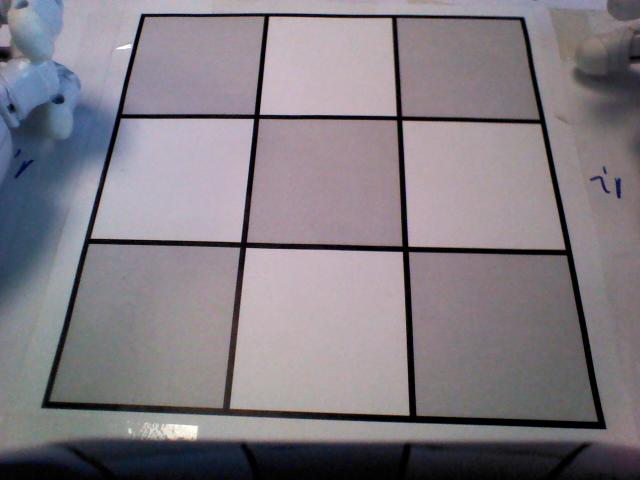
#> input picture unit_tests/snapshot_sm_1.jpg, 640 x 480 px, found by its file name; its folder holds only this picture in this run
$ python cut_board.py   (Python 2 division)   (older library calls are emulated)
#> lines starting #> are read from the running program, lines starting #| are printed output that depends on the picture; after the words box and inside, x2 and y2 are one past the last pixel; in counts of white or black regions, pixels touching at a corner belong together
#> further down, im is the input picture: shape (480, 640, 3); mean B, G, R 130.5, 123.3, 129.4
### nao_vision.py
import cv2 as cv
import numpy as np
import time
import os

'''
Open tasks:
- analyze the biggest blob

Embedded simplifications:
- image segments the analysis is performed on are hard-coded, it should be replaced with dymamic values returned from the board analysis
'''

class NaoVision:

    img_camera = None
    img_lines = None
    img_rectified = None
    img_current_state = None

    def __init__(self, sizes, logging):
        self.logger = logging
        self.logger.debug("Computer vision initialized with the following camera size: %s",str(sizes))


    def find_board(self, img):
        '''
        Function that analyzes camera input and searches for the board.
        returns ... True / False depending on the result
        '''

        # Pre-process the image for blob identification
        im_transformed = self.image_preprocessing(img)
        self.logger.debug("Image has been pre-processed for further analysis.")

        # Find the biggest blob
        biggest_blob, biggest_blob_size = self.find_biggest_blob(im_transformed)
        if( biggest_blob_size >= 140000 ):
            self.logger.debug("A sufficiently large blob has been identified. Image will now be cleaned.")

            # Remove anything outside the biggest blob
            im_cleaned = self.clean_image(im_transformed, biggest_blob)
            self.logger.debug("The image has been cleaned. Next line detection analysis will be performed.")

            # Determine if the biggest blob is indeed the 3x3 matrix we need
            lines, im_lines = self.find_lines(im_cleaned, 200)

            # Check if the lines consitute a matrix
            if self.check_matrix(lines, im_lines):
                self.logger.debug('Game board detected.')
                return True, im_cleaned, biggest_blob_size

            return False, im_lines, biggest_blob_size

        self.logger.debug("No board identified. The biggest blog size found: %s",str(biggest_blob_size))
        return False, img, biggest_blob_size


    def fix_board_position(self, img):
        '''
        Takes current board position and freezes it in memory.
        '''
        # Retrieve ordered horizontal and vertical lines
        lines, im_lines = self.find_lines(img, 200)
        h_lines, v_lines = self.split_lines(lines)

        # Order lines and pick to find the outer edges
        h_lines_ordered = self.order_lines(h_lines, True)
        v_lines_ordered = self.order_lines(v_lines, False)

        self.lines = [h_lines_ordered, v_lines_ordered]

        # Store image corners in memory
        tl, tr, bl, br = self.find_corners(h_lines_ordered, v_lines_ordered)
        self.corners = np.array([ tl, tr, br, bl ], dtype = "float32")

        # Store image segments dimensions in memory
        self.dimensions = self.find_all_segments(h_lines_ordered, v_lines_ordered)

        # Calculate the pixel dimensions of the identified board
        width_bottom = np.sqrt(((br[0] - bl[0]) ** 2) + ((br[1] - bl[1]) ** 2))
        width_up = np.sqrt(((tr[0] - tl[0]) ** 2) + ((tr[1] - tl[1]) ** 2))
        height_right = np.sqrt(((tr[0] - br[0]) ** 2) + ((tr[1] - br[1]) ** 2))
        height_left = np.sqrt(((tl[0] - bl[0]) ** 2) + ((tl[1] - bl[1]) ** 2))

        # Take the maximum of the width and height values a the final dimensions
        self.matrix_dim = max(int(width_up), int(height_right), int(width_bottom), int(height_left)) - 1

        # Construct destination points for correct image
        self.matrix_destination = np.array([ [0, 0], [self.matrix_dim, 0], [self.matrix_dim, self.matrix_dim], [0, self.matrix_dim] ], dtype = "float32")

        self.logger.debug("The image coordinates have been fixed. Do not move the board from this point forward.")
        return(im_lines)


    def get_current_state(self, img):
        '''
        Perform analysis of the requested image
        returns ... a current state of the board represented byt the standard array
                ... 0 represents and empy field
                ... +1 / -1 represents the two possible states
        '''
        color_threshold = 20
        ignore_margin_pt = 10

        # Store image with lines and intersects
        im_lines = self.image_preprocessing(img)
        im_lines = cv.cvtColor(im_lines, cv.COLOR_GRAY2RGB)

        for line in self.lines[0] + self.lines[1]:
            im_lines = self.draw_lines(line[0], im_lines)

        cv.imwrite(os.path.join("static/data", "lines.jpg"), im_lines)
        self.img_lines = cv.imencode(".jpg", im_lines)


        # Store image for dashboard
        cv.imwrite(os.path.join("static/data", "raw_image.jpg"), img)

        # Re-shape the image to correct for the perspective
        M = cv.getPerspectiveTransform(self.corners, self.matrix_destination)
        warp = cv.warpPerspective(img, M, (self.matrix_dim, self.matrix_dim))

        # Store image for dashboard
        cv.imwrite(os.path.join("static/data", "current_state_raw.jpg"), warp)

        # Setup empty arrays for the current state
        current_state = [[0,0,0],[0,0,0],[0,0,0]]
        frames = [[None, None, None],[None, None, None],[None, None, None]]

        # Configure offsets for cutting the image
        field_size = int(self.matrix_dim / 3)
        ignore_margin_size = ignore_margin_pt * field_size / 100
        field_size_reduced = field_size - 2 * ignore_margin_size
        offset_1 = ignore_margin_size
        offset_2 = ignore_margin_size + field_size_reduced
        offset_3 = field_size + ignore_margin_size
        offset_4 = 2 * field_size - ignore_margin_size
        offset_5 = 2 * field_size + ignore_margin_size
        offset_6 = 3 * field_size - ignore_margin_size

        # Cut the board and store in a temp variable
        frames[0][0] = self.cut_image(warp, [offset_1, offset_1, offset_2, offset_2])
        frames[0][1] = self.cut_image(warp, [offset_3, offset_1, offset_4, offset_2])
        frames[0][2] = self.cut_image(warp, [offset_5, offset_1, offset_6, offset_2])
        frames[1][0] = self.cut_image(warp, [offset_1, offset_3, offset_2, offset_4])
        frames[1][1] = self.cut_image(warp, [offset_3, offset_3, offset_4, offset_4])
        frames[1][2] = self.cut_image(warp, [offset_5, offset_3, offset_6, offset_4])
        frames[2][0] = self.cut_image(warp, [offset_1, offset_5, offset_2, offset_6])
        frames[2][1] = self.cut_image(warp, [offset_3, offset_5, offset_4, offset_6])
        frames[2][2] = self.cut_image(warp, [offset_5, offset_5, offset_6, offset_6])

        # Stretch the image to a perfect square
        self.logger.debug("Image frame cutting completed")

        r = 0
        for row in frames:
            c = 0
            for cell in row:
                color = self.analyze_color(cell, color_threshold)

                if color == 'red':
                    current_state[r][c] = +1
                elif color == 'blue':
                    current_state[r][c] = -1

                c = c + 1

            r = r + 1

        # Stretch the image to a perfect square
        self.logger.debug("Current camera state: " + str(current_state))

        # Return the current state
        return current_state


    ## -------------------------------------------------------------
    #    SUPPORTING FUNCTIONS
    ## -------------------------------------------------------------

    def find_all_segments(self, h_lines, v_lines):
        c = 0
        segments = []
        while c < 3:

            column = []
            r = 0
            while r < 3:
                # Select only related lines
                h_lines_subset = [ h_lines[r], h_lines[r+1] ]
                v_lines_subset = [ v_lines[c], v_lines[c+1] ]
                tl, tr, bl, br = self.find_corners(h_lines_subset, v_lines_subset)

                column.append([tl, tr, bl, br])
                r = r + 1

            segments.append(column)
            c = c + 1

        return segments


    def find_corners(self, h_lines, v_lines):
        '''
        Convert outer edges to four corner points.
        '''
        tl = self.get_line_intersect( h_lines[0], v_lines[0] )
        tr = self.get_line_intersect( h_lines[0], v_lines[-1] )
        br = self.get_line_intersect( h_lines[-1], v_lines[-1] )
        bl = self.get_line_intersect( h_lines[-1], v_lines[0] )
        return tl, tr, bl, br


    def order_lines(self, lines, horizontal):
        '''
        Takes in lines and return them order from closest to the most distant from the origin.
        '''
        simple_array = []
        for line in lines:
            rho, theta = line[0]

            # Calculate intersect with the respective axis
            if horizontal:
                intersect = rho * np.sin(theta)
            else:
                intersect = rho * np.cos(theta)

            # Added into the simple array for ordering
            simple_array.append((rho, theta, intersect))

        # Add labels and order lines
        structured_array = np.array(simple_array, dtype=[('rho', float), ('theta', float), ('intersect', float)])
        ordered_array = np.sort(structured_array, order='intersect')

        # Re-format the outcome into OpenCV line structure
        final_array = []
        for line in ordered_array:
            final_array.append([[line[0], line[1]]])

        return final_array


    def split_lines(self, all_lines):
        '''
        Split the inserted lines into horizontal and vertical
        '''
        h_lines = []
        v_lines = []

        for line in all_lines:
            ln = line[0]
            theta = ln[1]
            b = np.sin(theta)

            if b >= 0.8:
                h_lines.append(line)
            else:
                v_lines.append(line)

        return h_lines, v_lines


    def get_line_intersect(self, line1, line2):
        '''
        Finds the intersection of two lines given in Hesse normal form.
        Returns closest integer pixel locations.
        '''
        rho1, theta1 = line1[0]
        rho2, theta2 = line2[0]
        A = np.array([
            [np.cos(theta1), np.sin(theta1)],
            [np.cos(theta2), np.sin(theta2)]
        ])
        b = np.array([[rho1], [rho2]])
        x0, y0 = np.linalg.solve(A, b)
        x0, y0 = int(np.round(x0)), int(np.round(y0))
        return (x0, y0)


    def check_matrix(self, lines, img):
        '''
        Check if hugh lines interesect into a 3x3 matrix
        Valid matrix consists of 8 lines (4 vertical and 4 horizontal) and each horizontal line crosses exactly four vertical lines.
        '''
        valid_matrix = True

        # Make sure there is exactly eight significant lines in the picture
        if( lines.shape[0] == 8 ):

            # Split horizontal and vertical lines
            h_lines, v_lines = self.split_lines(lines)

            # Make sure there is four of each
            if len(h_lines) == 4 and len(v_lines) == 4:

                # Make sure each horizontal line intersects precisely 4 vertical lines
                for h_line in h_lines:
                    intersect_num = 0

                    for v_line in v_lines:
                        intersect = self.get_line_intersect(h_line, v_line)

                        # Intersect is only valid, if the intersection falls within the image dimensions
                        if img.shape[1] >= intersect[0] >= 0 and img.shape[0] >= intersect[1] >= 0:
                            intersect_num = intersect_num + 1

                    if intersect_num != 4:
                        self.logger.debug('Matrix detection failed. One of the horizontal lines has failed to identify four intersects')
                        valid_matrix = False

            else:
                self.logger.debug('Matrix detection failed. Detected ' + str(len(h_lines)) + ' horizontal and ' + str(len(v_lines)) + ' vertical lines')
                valid_matrix = False

        else:
            self.logger.debug('Matrix detection failed. Number of lines detected is: ' + lines.shape[0] )
            valid_matrix = False

        return valid_matrix


    def draw_lines(self, line, img):
        '''
        Helper function to visualize the board lines
        '''
        rho = line[0]
        theta = line[1]

        a = np.cos(theta)
        b = np.sin(theta)

        x0 = a*rho
        y0 = b*rho

        x1 = int(x0 + 2000*(-b))
        y1 = int(y0 + 2000*(a))
        x2 = int(x0 - 2000*(-b))
        y2 = int(y0 - 2000*(a))

        img = cv.line(img, (x1, y1), (x2, y2), (255,0,255), 2)
        return img


    # [21 lines left out: function get_points_on_line, not called in this run]


    def merge_lines(self, lines, img):
        '''
        Perform k-means to group similar lines
        '''
        sd = np.std(lines, axis = 0)
        lines = lines / sd

        criteria = (cv.TERM_CRITERIA_EPS, 10, 1.0)
        ret,label,center = cv.kmeans(lines,8,None,criteria,10,cv.KMEANS_PP_CENTERS)

        # Reformat the output from k-means
        merged_lines = []
        for line in center:
            merged_lines.append([line])

        return merged_lines * sd


    def find_lines(self, im_cleaned, threshold):
        '''
        Perform Hugh Linear Transformation to detect if there are lines in the identified blob
        '''
        # Perform hough transformation, optimize threshold to only consider lines that are significant
        lines = cv.HoughLines(im_cleaned, 1, np.pi/180, threshold)

        # Merge neigboring lines together
        merged_lines = self.merge_lines(lines, im_cleaned)

        # Display merged lines
        ret = cv.cvtColor(im_cleaned, cv.COLOR_GRAY2RGB)
        for line in merged_lines:
            ret = self.draw_lines(line[0], ret)

        return merged_lines, ret


    def find_biggest_blob(self, im_transformed):
        '''
        Function to identify the biggest blob an its size
        '''

        # Find image contours
        ret,thresh = cv.threshold(im_transformed,127,255,0)
        im_cont, contours, hierarchy = cv.findContours(thresh,cv.RETR_TREE,cv.CHAIN_APPROX_SIMPLE)

        # Loop over contours to find the biggest area
        c = 0
        largest_area = 0
        largest_contour = 0
        for contour in contours:
            area = cv.contourArea(contour)
            if( area > largest_area ):
                largest_area = area
                largest_contour = c
            c = c + 1

        # # Render the contours
        # ret = cv.cvtColor(im_cont, cv.COLOR_GRAY2RGB)
        # cv.drawContours(ret,contours,largest_contour,(255,0,255), 3)

        return [contours[largest_contour]], largest_area


    def clean_image(self, im_transformed, biggest_blob):
        '''
        Remove clutter outside the biggest blob
        '''

        # Copy the thresholded image.
        stencil = np.zeros(im_transformed.shape).astype(im_transformed.dtype)

        # Create image mask based on the contour of the biggest blob
        cv.fillPoly(stencil, biggest_blob, [255, 255, 255])

        # Apply mask on the original image
        result = cv.bitwise_and(im_transformed, stencil)

        # Erode the image back to balance the original dilation
        result = cv.erode(result, np.ones((5,5), np.uint8))

        return result


    def image_preprocessing(self, im_orig):
        '''
        Apply several transformation to preprocess image for blob identification.
        The following filters are applied: convert to grayscale, gaussian blur, adaptive thresholding, bitwise invert and dilating
        '''

        # Convert to grayscale
        im_temp = cv.cvtColor(im_orig, cv.COLOR_BGR2GRAY)
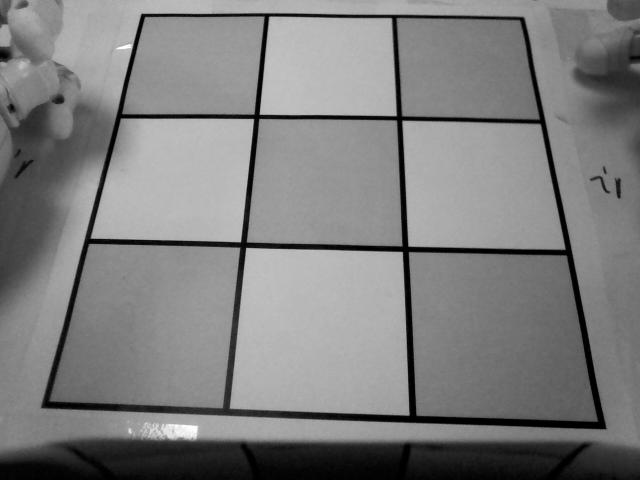
#> im_temp: shape (480, 640); min 0, max 255, mean 125.9

        # Apply gaussian blur to smooth the lines by removing noise
        im_temp = cv.GaussianBlur(im_temp, (11,11), 0)
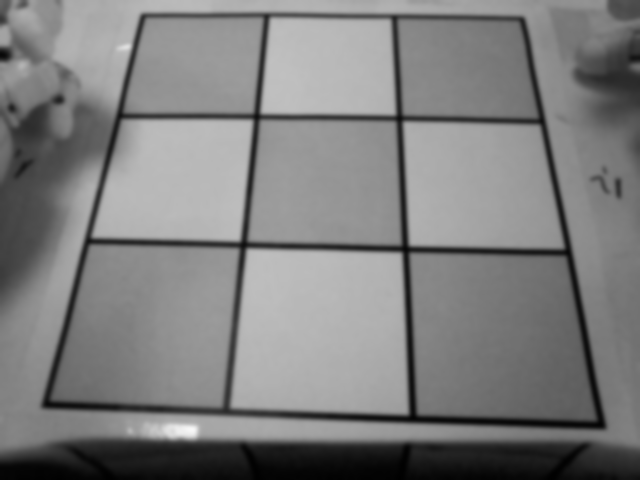
#> im_temp: shape (480, 640); min 0, max 248, mean 125.9

        # Apply adaptive image thresholding
        # ... it calculates a mean over a 5x5 window and subtracts 2 from the mean. This is the threshold level for every pixel.
        im_temp = cv.adaptiveThreshold(im_temp, 255, cv.ADAPTIVE_THRESH_MEAN_C, cv.THRESH_BINARY, 5, 2)
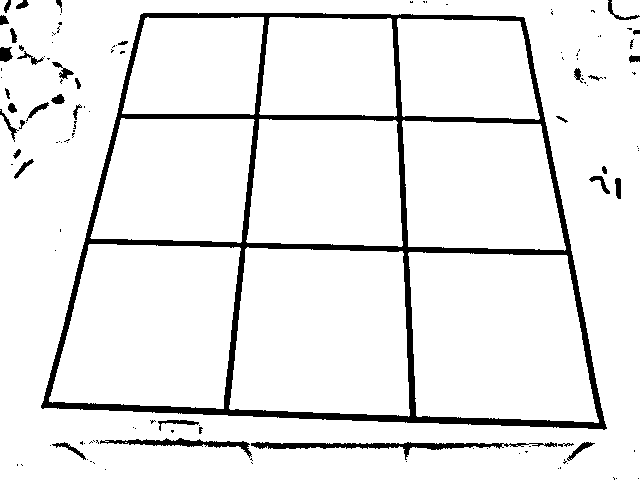
#> im_temp: shape (480, 640); 92.3% white; 124 black regions (87 under 20 px), largest, box (x1, y1, x2, y2) and area: (41, 13, 607, 430) 18684, (251, 442, 557, 460) 1390, (100, 438, 252, 458) 755

        # Invert the image
        im_temp = cv.bitwise_not(im_temp)

        # Dilate the image to complete small cracks
        im_transformed = cv.dilate(im_temp, np.ones((5,5), np.uint8), iterations = 1)
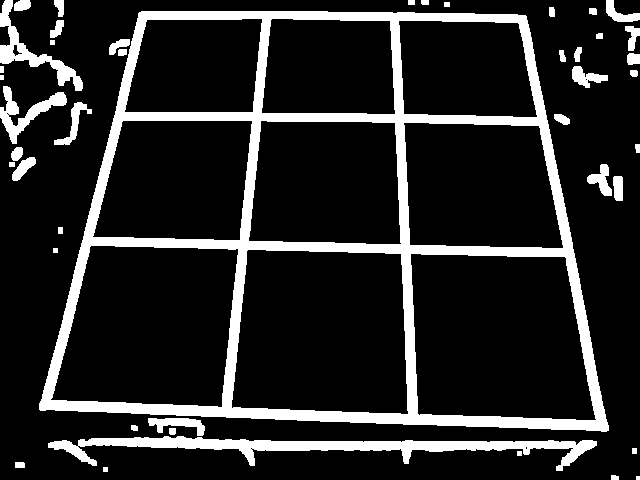
#> im_transformed: shape (480, 640); 15.2% white; 44 white regions (1 under 20 px)

        return im_transformed


    def cut_image(self, frame, segment_dim):
        '''
        Function that returns an image segment.
        '''
        x0, y0, x1, y1 = segment_dim
        return frame[y0:y1, x0:x1]


    def color_quantization(self, image_segment, K):
        '''
        Perform k-means clustering to limit the number of colors
        '''
        Z = image_segment.reshape((-1,3))

        # convert to np.float32
        Z = np.float32(Z)

        # define criteria, number of clusters(K) and apply kmeans()
        criteria = (cv.TERM_CRITERIA_EPS + cv.TERM_CRITERIA_MAX_ITER, 10, 1.0)
        ret,label,center = cv.kmeans(Z,K,None,criteria,10,cv.KMEANS_RANDOM_CENTERS)

        # Now convert back into uint8, and make original image
        center = np.uint8(center)
        res = center[label.flatten()]
        return res.reshape((image_segment.shape))


    def calculate_color_ratio(self, masked_image):
        '''
        Calculate the ratio of masked color as a percentage from all pixels.
        '''
        color_count = np.count_nonzero(masked_image)
        total_count = masked_image.size
        return 100 * color_count / total_count


    # [33 lines left out: function renderImage, not called in this run]


    def analyze_color(self, image_segment, threshold):
        '''
        Perform color analysis on an image segment in the quantity surprasing the requested threshold.
        - image_segment ... picture segment to be analyzed
        - threshold ... numeric value, in percentages required for significant color
        returns ... False if required colors are not present
                ... 'blue' / 'red' if color is identified
        '''

        # Reduce the number of colors
        image_segment = self.color_quantization(image_segment, 8)

        # Convert the image to HSV
        hsv = cv.cvtColor(image_segment, cv.COLOR_BGR2HSV)

        # Threshold the HSV image to get only blue colors
        lower_blue = np.array([100,100,50])
        upper_blue = np.array([135,255,255])
        blue = cv.inRange(hsv, lower_blue, upper_blue)
        blue_pt = self.calculate_color_ratio(blue)

        # Declare the blue state if number of pixel is higher than 50%
        if blue_pt > threshold:
            return "blue"

        # Threshold the HSV image to get only blue colors
        lower_red1 = np.array([-20, 100, 100])
        upper_red1 = np.array([20, 255, 255])
        red1 = cv.inRange(hsv, lower_red1, upper_red1)
        lower_red2 = np.array([155, 100, 100])
        upper_red2 = np.array([180, 255, 255])
        red2 = cv.inRange(hsv, lower_red2, upper_red2)
        red_combined = red1 + red2
        red_pt = self.calculate_color_ratio(red_combined)

        if red_pt > threshold:
            return "red"

        return False

### unit_tests/cut_board.py
import numpy as np
import cv2 as cv
from nao_vision import NaoVision
import logging

logging.basicConfig(format = '%(asctime)s;%(levelname)s;%(filename)s;%(message)s', level = logging.DEBUG)

def shrink_image(image):
    width = int(image.shape[1] * 30 / 100)
    height = int(image.shape[0] * 30 / 100)
    dim = (width, height)
    resized = cv.resize(image, dim, interpolation = cv.INTER_AREA)
    return resized

i = 1
while True:
    im = cv.imread("unit_tests/snapshot_sm_" + str(i) + ".jpg")
    vision = NaoVision((im.shape[0], im.shape[1]), logging)

    board_found, result, blob_size = vision.find_board(im)
#> in find_biggest_blob, `im_cont, contours, hierarchy = cv.findContours(thresh,cv.RETR_TREE,cv...`: contours = 59 contours, 12 with area under 20; largest, box (x1, y1, x2, y2) and area: (39, 11, 609, 432) 194966, (410, 253, 597, 421) 26860, (231, 249, 409, 415) 26454, (50, 245, 239, 408) 24951, (403, 122, 564, 249) 17694
#> the loop in find_biggest_blob, `for contour in contours:` made 59 passes
#> (area, largest_area) on passes 2, 4, 7, 40: (25.5, 25.5), (44.5, 44.5), (5161.5, 5161.5), (194966.5, 194966.5)
#> after the loop in find_biggest_blob, `for contour in contours:`: c = 59; largest_area = 194966.5; largest_contour = 39
#> in find_board, `biggest_blob, biggest_blob_size = self.find_biggest_blob(im_transformed)`: biggest_blob = 1 contour; box (x1, y1, x2, y2) and area: (39, 11, 609, 432) 194966; biggest_blob_size = 194966.5
#> in clean_image, `cv.fillPoly(stencil, biggest_blob, [255, 255, 255])`:
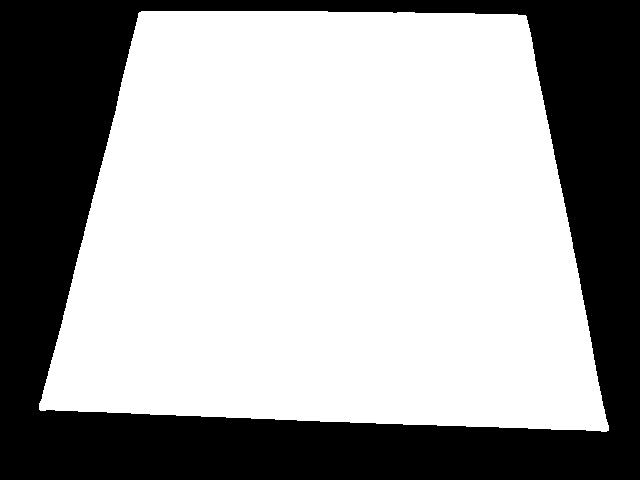
#> stencil: shape (480, 640); 63.8% white; 1 black region, box (x1, y1, x2, y2) and area: (0, 0, 640, 480) 111349
#> (the rest of the program and of its run is left out)
